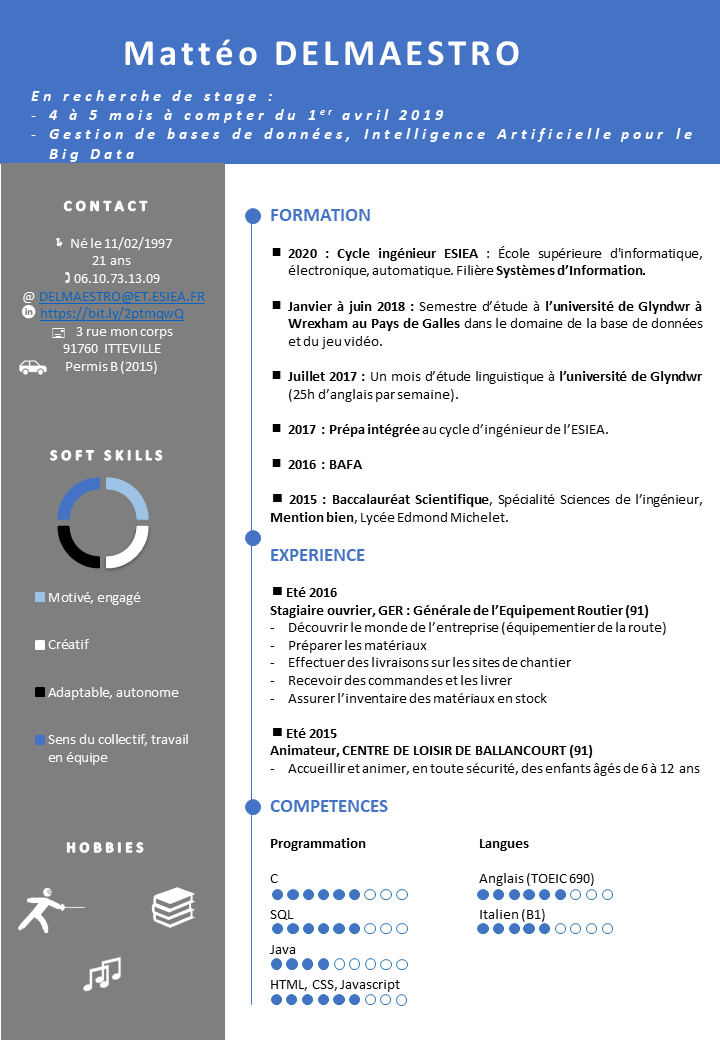
%> input picture PST4-resume_parsing/cv.png, 720 x 1040 px
$ octave decoupage.m   (GNU Octave 9; MATLAB toolbox functions it lacks are replaced by stand-ins)
%> lines starting %> are read from the running program, lines starting %| are printed output that depends on the picture
img = imread('D:\Bureau\PST4-resume_parsing\cv.png');
%> img is the input picture: size 1040x720x3 uint8; mean R, G, B 186.5, 194, 207.2
imgG = rgb2gray(img);
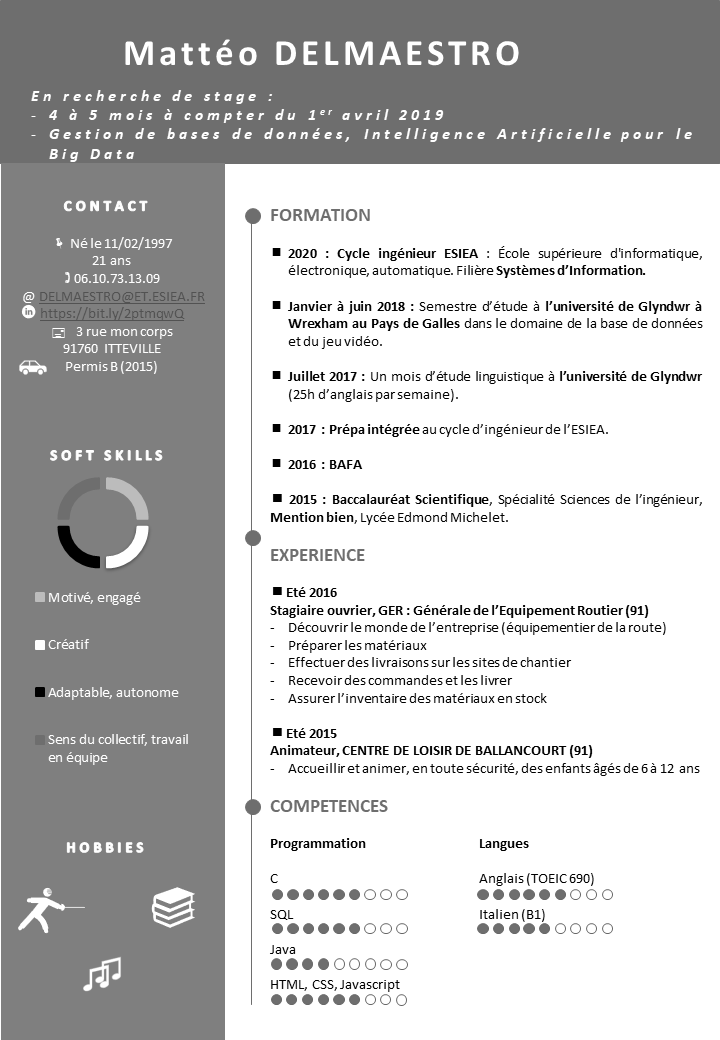
%> imgG: size 1040x720 uint8; min 0, max 255, mean 193.3

imgCol = sum(imgG);
%> imgCol = 720 values, max 245520 at index 226, min 129307 at index 2, mean 201084
imgLin = sum(imgG.');
%> imgLin = 1040 values, max 163276 at index 371, min 79200 at index 2, mean 139212
value = 0;
valueL = 0;


for indexC = 2:720
    if imgCol(indexC) - (imgCol(indexC-1))>value
        minC = indexC-1;
        maxC = indexC;
        value = imgCol(indexC) - (imgCol(indexC-1));
    end
end
%> this loop made 719 passes
%> value on passes 2, 18, 19, 23, 44, 49: 2, 272, 764, 1108, 1172, 2762
%> after the loop, maxC = 226; minC = 225; value = 113477

for indexL = 2:1040
    if imgLin(indexL) - (imgLin(indexL-1))>valueL
        minL = indexL-1;
        maxL = indexL;
        valueL = imgLin(indexL) - (imgLin(indexL-1));
    end
end
%> this loop made 1039 passes
%> valueL on passes 39 to 42: 245, 416, 8138, 11041
%> after the loop, maxL = 165; minL = 164; valueL = 71910

SL= maxL-1;
%> SL = 164
SC= maxC-1;
%> SC = 225

test = imgG((maxL:1024),(maxC:720));
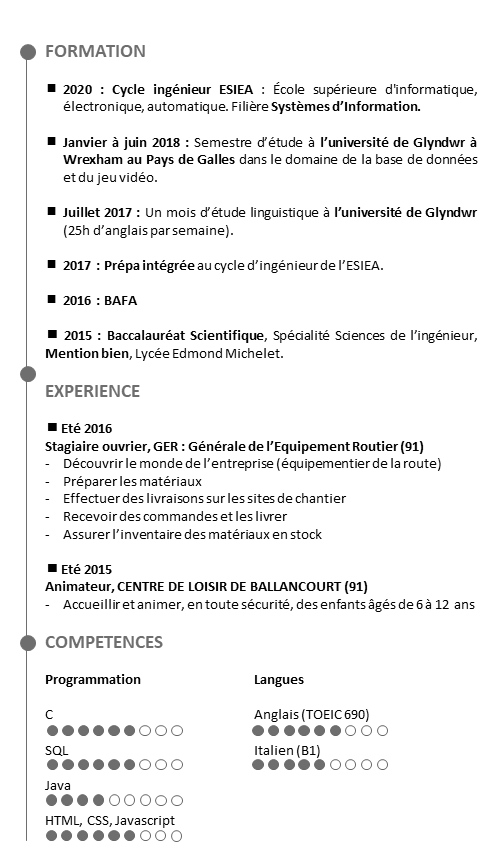
%> test: size 860x495 uint8; min 0, max 255, mean 241.5
test2 = imgG((1:maxL),(1:maxC));
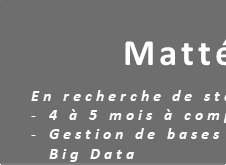
%> test2: size 165x226 uint8; min 110, max 255, mean 120.4
test3 = imgG((maxL:1024),(1:maxC));
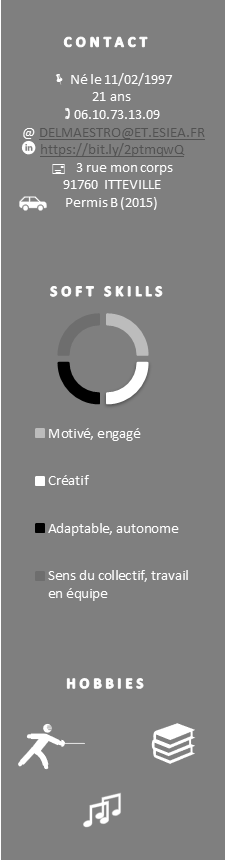
%> test3: size 860x226 uint8; min 0, max 255, mean 132.3
test4 = imgG((1:maxL),(maxC:720));
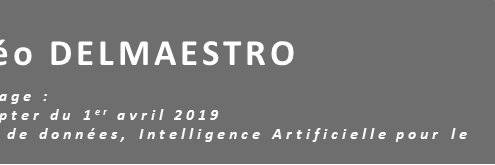
%> test4: size 165x495 uint8; min 110, max 255, mean 118.8


image(imgG);
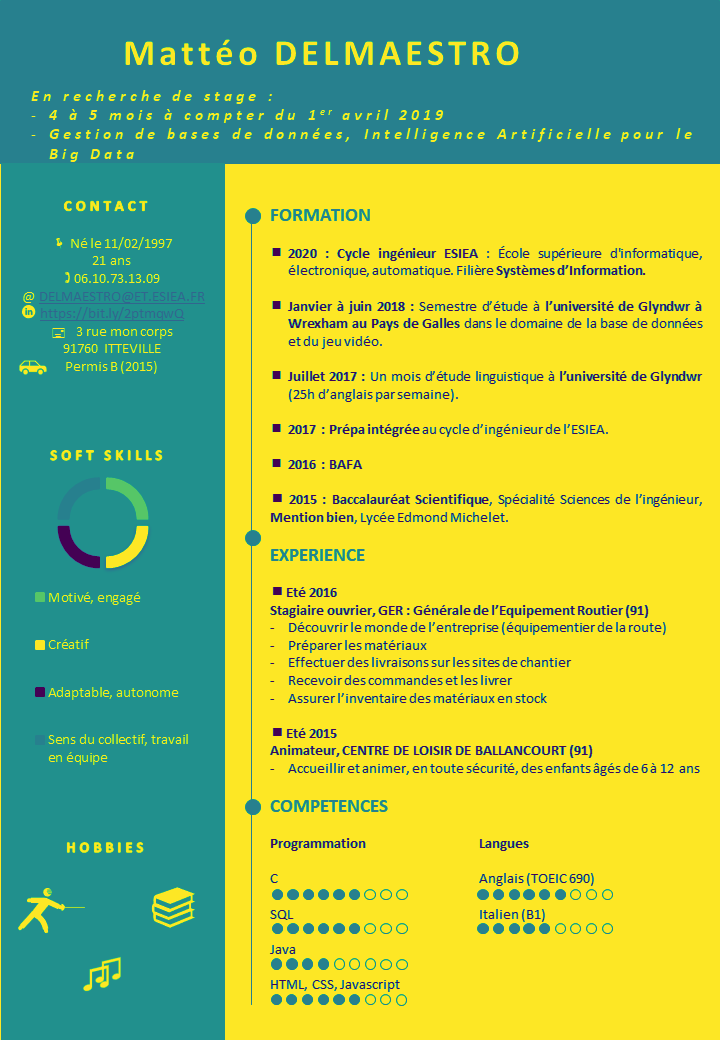
%> displayed picture: size 1040x720x3, on the screen's scale of 0 to 255; mean R, G, B 156.3, 187.8, 82.3
subplot(2,2,1);
imshow(test2);
subplot(2,2,2);
imshow(test4);
subplot(2,2,3);
imshow(test3);
subplot(2,2,4);
imshow(test);
% grosse difference de rendu entre un imshow et un image attention

$ run again, with PST4-resume_parsing/cv_jn.png copied over PST4-resume_parsing/cv.png
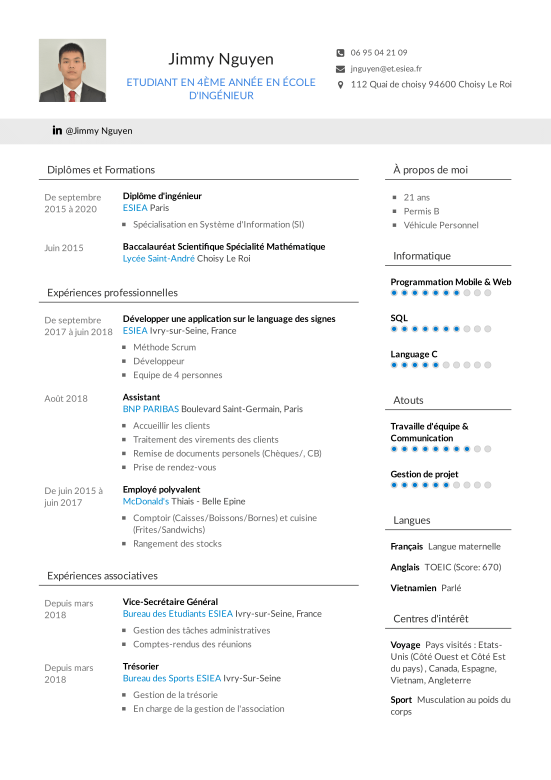
%> input picture PST4-resume_parsing/cv_jn.png, 1653 x 2339 px (shown at 1/3 size)
%> `img = imread('D:\Bureau\PST4-resume_parsing\cv.png');`:
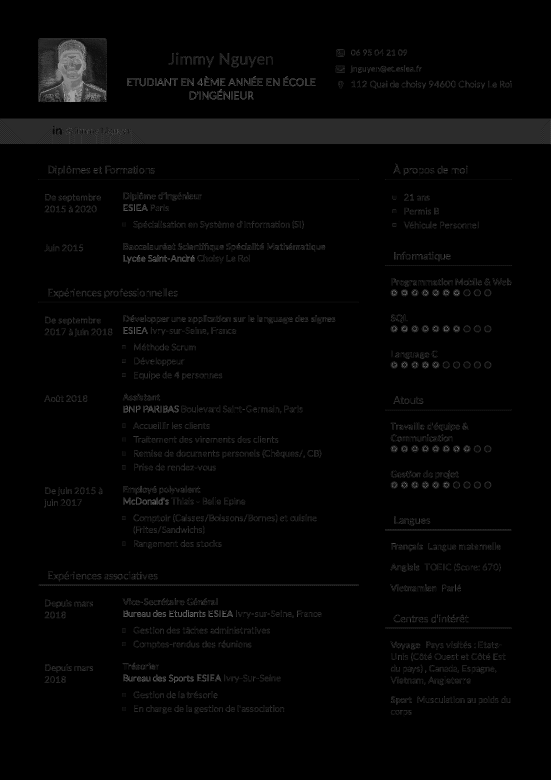
%> img: size 2339x1653 uint8 (shown at 1/3 size); min 0, max 179, mean 4.3
%> imgCol = 1653 values, max 33469 at index 195, min 2631 at index 1, mean 10009.2
%> imgLin = 2339 values, max 102489 at index 357, min 0 at index 1, mean 7073.6
%> the loop `for indexC = 2:720` made 719 passes
%> value on pass 1: 2090
%> after the loop `for indexC = 2:720`: maxC = 371; minC = 370; value = 20847
%> after the loop `for indexL = 2:1040`: maxL = 357; minL = 356; valueL = 99183
%> SL = 356
%> SC = 370
%> `image(imgG);`:
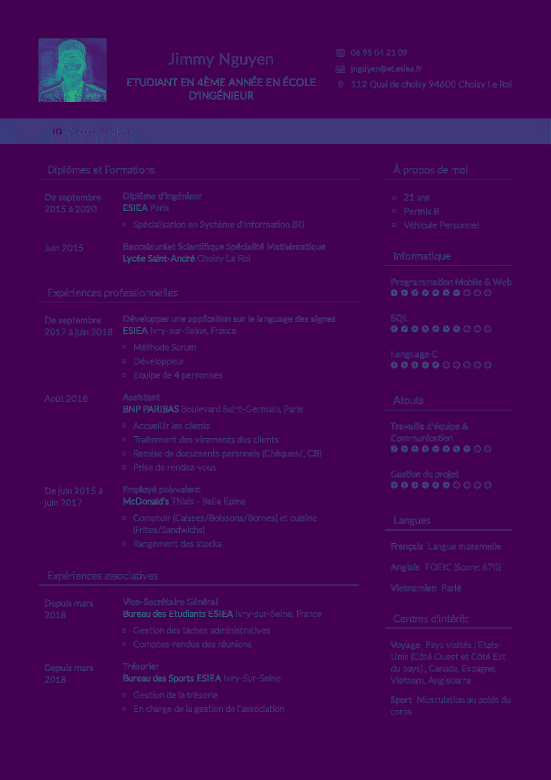
%> displayed picture: size 2339x1653x3, on the screen's scale of 0 to 255 (shown at 1/3 size); mean R, G, B 67.5, 6.4, 87.5

$ run again, with PST4-resume_parsing/cv_vt.png copied over PST4-resume_parsing/cv.png
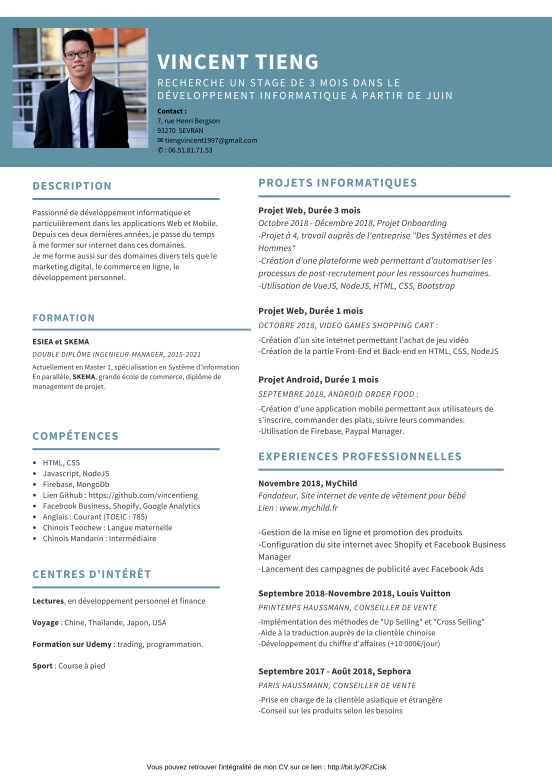
%> input picture PST4-resume_parsing/cv_vt.png, 1655 x 2340 px (shown at 1/3 size)
%> imgCol = 1655 values, max 98921 at index 241, min 20756 at index 1655, mean 60071.2
%> imgLin = 2340 values, max 214760 at index 56, min 0 at index 52, mean 42486.3
%> the loop `for indexC = 2:720` made 719 passes
%> value on pass 2: 43360
%> after the loop `for indexC = 2:720`: maxC = 3; minC = 2
%> the loop `for indexL = 2:1040` made 1039 passes
%> valueL on passes 50, 52, 55: 87715, 107120, 162596
%> after the loop `for indexL = 2:1040`: maxL = 56; minL = 55
%> SC = 2
%> `test = imgG((maxL:1024),(maxC:720));`:
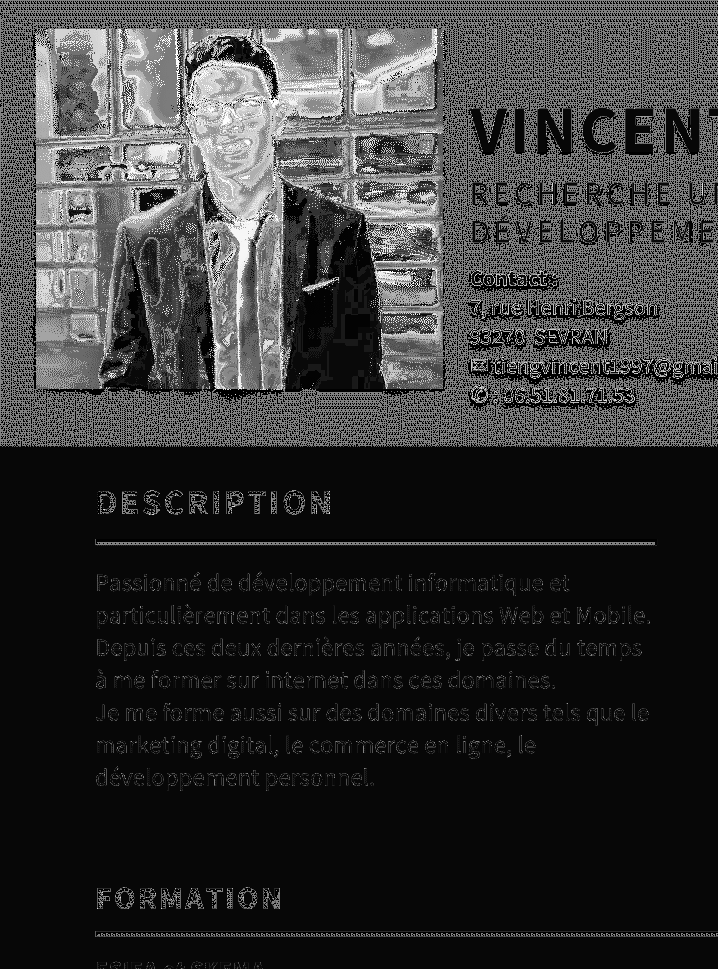
%> test: size 969x718 uint8; min 0, max 255, mean 51.7
%> test2 = 56 rows, first 12: [7 7 7; 7 7 7; 7 7 7; 7 7 7; 7 7 7; 7 7 7; 7 7 7; 7 7 7; 7 7 7; 7 7 7; 7 7 7; 7 7 7]
%> test3 = 969 rows, first 12: [0 126 134; 0 0 126; 126 134 0; 0 126 0; 0 0 126; 0 0 0; 0 126 134; 0 0 126; 0 126 134; 0 0 126; 0 126 134; 0 0 126]
%> `imshow(test);`:
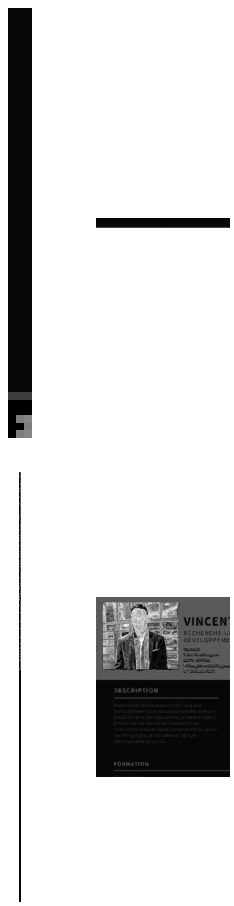
%> figure redrawn from the program's plot data, 4 panels
